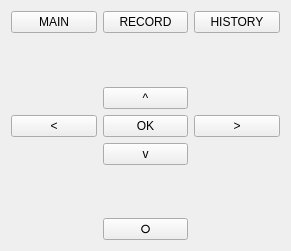
   <widget class="QWidget" name="gridLayoutWidget">
    <property name="geometry">
     <rect>
      <x>60</x>
      <y>300</y>
      <width>291</width>
      <height>251</height>
     </rect>
    </property>
    <layout class="QGridLayout" name="gButtons">
     <item row="2" column="1">
      <widget class="QPushButton" name="btnUp">
       <property name="text">
        <string>^</string>
       </property>
      </widget>
     </item>
     <item row="3" column="0">
      <widget class="QPushButton" name="btnLeft">
       <property name="text">
        <string>&lt;</string>
       </property>
      </widget>
     </item>
     <item row="4" column="1">
      <widget class="QPushButton" name="btnDown">
       <property name="text">
        <string>v</string>
       </property>
      </widget>
     </item>
     <item row="5" column="1">
      <spacer name="vp1">
       <property name="orientation">
        <enum>Qt::Vertical</enum>
       </property>
       <property name="sizeHint" stdset="0">
        <size>
         <width>20</width>
         <height>40</height>
        </size>
       </property>
      </spacer>
     </item>
     <item row="3" column="1">
      <widget class="QPushButton" name="btnSelect">
       <property name="text">
        <string>OK</string>
       </property>
      </widget>
     </item>
     <item row="6" column="1">
      <widget class="QPushButton" name="btnPower">
       <property name="text">
        <string>⭘</string>
       </property>
       <property name="autoDefault">
        <bool>false</bool>
       </property>
       <property name="default">
        <bool>false</bool>
       </property>
       <property name="flat">
        <bool>false</bool>
       </property>
      </widget>
     </item>
     <item row="3" column="2">
      <widget class="QPushButton" name="btnRight">
       <property name="text">
        <string>&gt;</string>
       </property>
      </widget>
     </item>
     <item row="0" column="2">
      <widget class="QPushButton" name="btnHist">
       <property name="text">
        <string>HISTORY</string>
       </property>
      </widget>
     </item>
     <item row="1" column="1">
      <spacer name="vp2">
       <property name="orientation">
        <enum>Qt::Vertical</enum>
       </property>
       <property name="sizeHint" stdset="0">
        <size>
         <width>20</width>
         <height>40</height>
        </size>
       </property>
      </spacer>
     </item>
     <item row="0" column="1">
      <widget class="QPushButton" name="btnRec">
       <property name="text">
        <string>RECORD</string>
       </property>
      </widget>
     </item>
     <item row="0" column="0">
      <widget class="QPushButton" name="btnRet">
       <property name="text">
        <string>MAIN</string>
       </property>
      </widget>
     </item>
    </layout>
   </widget>
